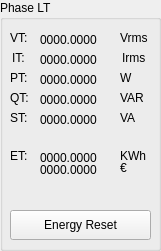
       <widget class="QGroupBox" name="groupBox_6">
        <property name="geometry">
         <rect>
          <x>490</x>
          <y>10</y>
          <width>161</width>
          <height>251</height>
         </rect>
        </property>
        <property name="title">
         <string>Phase LT</string>
        </property>
        <widget class="QLabel" name="label_45">
         <property name="geometry">
          <rect>
           <x>10</x>
           <y>30</y>
           <width>59</width>
           <height>16</height>
          </rect>
         </property>
         <property name="text">
          <string>VT:</string>
         </property>
        </widget>
        <widget class="QLabel" name="labelVTrms">
         <property name="geometry">
          <rect>
           <x>40</x>
           <y>30</y>
           <width>81</width>
           <height>20</height>
          </rect>
         </property>
         <property name="text">
          <string>0000.0000</string>
         </property>
        </widget>
        <widget class="QLabel" name="label_46">
         <property name="geometry">
          <rect>
           <x>120</x>
           <y>30</y>
           <width>41</width>
           <height>16</height>
          </rect>
         </property>
         <property name="text">
          <string>Vrms</string>
         </property>
        </widget>
        <widget class="QLabel" name="label_47">
         <property name="geometry">
          <rect>
           <x>12</x>
           <y>50</y>
           <width>59</width>
           <height>16</height>
          </rect>
         </property>
         <property name="text">
          <string>IT:</string>
         </property>
        </widget>
        <widget class="QLabel" name="label_48">
         <property name="geometry">
          <rect>
           <x>122</x>
           <y>50</y>
           <width>41</width>
           <height>16</height>
          </rect>
         </property>
         <property name="text">
          <string>Irms</string>
         </property>
        </widget>
        <widget class="QLabel" name="labelITrms">
         <property name="geometry">
          <rect>
           <x>40</x>
           <y>50</y>
           <width>81</width>
           <height>20</height>
          </rect>
         </property>
         <property name="text">
          <string>0000.0000</string>
         </property>
        </widget>
        <widget class="QLabel" name="label_49">
         <property name="geometry">
          <rect>
           <x>10</x>
           <y>70</y>
           <width>59</width>
           <height>16</height>
          </rect>
         </property>
         <property name="text">
          <string>PT:</string>
         </property>
        </widget>
        <widget class="QLabel" name="label_50">
         <property name="geometry">
          <rect>
           <x>120</x>
           <y>70</y>
           <width>41</width>
           <height>16</height>
          </rect>
         </property>
         <property name="text">
          <string>W</string>
         </property>
        </widget>
        <widget class="QLabel" name="labelPT">
         <property name="geometry">
          <rect>
           <x>40</x>
           <y>70</y>
           <width>81</width>
           <height>20</height>
          </rect>
         </property>
         <property name="text">
          <string>0000.0000</string>
         </property>
        </widget>
        <widget class="QLabel" name="label_51">
         <property name="geometry">
          <rect>
           <x>10</x>
           <y>90</y>
           <width>59</width>
           <height>16</height>
          </rect>
         </property>
         <property name="text">
          <string>QT:</string>
         </property>
        </widget>
        <widget class="QLabel" name="label_52">
         <property name="geometry">
          <rect>
           <x>10</x>
           <y>110</y>
           <width>59</width>
           <height>16</height>
          </rect>
         </property>
         <property name="text">
          <string>ST:</string>
         </property>
        </widget>
        <widget class="QLabel" name="label_53">
         <property name="geometry">
          <rect>
           <x>10</x>
           <y>148</y>
           <width>59</width>
           <height>16</height>
          </rect>
         </property>
         <property name="text">
          <string>ET:</string>
         </property>
        </widget>
        <widget class="QLabel" name="label_54">
         <property name="geometry">
          <rect>
           <x>120</x>
           <y>90</y>
           <width>41</width>
           <height>16</height>
          </rect>
         </property>
         <property name="text">
          <string>VAR</string>
         </property>
        </widget>
        <widget class="QLabel" name="label_55">
         <property name="geometry">
          <rect>
           <x>120</x>
           <y>110</y>
           <width>41</width>
           <height>16</height>
          </rect>
         </property>
         <property name="text">
          <string>VA</string>
         </property>
        </widget>
        <widget class="QLabel" name="label_56">
         <property name="geometry">
          <rect>
           <x>120</x>
           <y>148</y>
           <width>41</width>
           <height>16</height>
          </rect>
         </property>
         <property name="text">
          <string>KWh</string>
         </property>
        </widget>
        <widget class="QLabel" name="labelQT">
         <property name="geometry">
          <rect>
           <x>40</x>
           <y>90</y>
           <width>81</width>
           <height>20</height>
          </rect>
         </property>
         <property name="text">
          <string>0000.0000</string>
         </property>
        </widget>
        <widget class="QLabel" name="labelST">
         <property name="geometry">
          <rect>
           <x>40</x>
           <y>110</y>
           <width>81</width>
           <height>20</height>
          </rect>
         </property>
         <property name="text">
          <string>0000.0000</string>
         </property>
        </widget>
        <widget class="QLabel" name="labelET">
         <property name="geometry">
          <rect>
           <x>40</x>
           <y>148</y>
           <width>81</width>
           <height>20</height>
          </rect>
         </property>
         <property name="text">
          <string>0000.0000</string>
         </property>
        </widget>
        <widget class="QPushButton" name="pBEnergyResetT">
         <property name="geometry">
          <rect>
           <x>10</x>
           <y>210</y>
           <width>141</width>
           <height>30</height>
          </rect>
         </property>
         <property name="text">
          <string>Energy Reset</string>
         </property>
        </widget>
        <widget class="QLabel" name="label_67">
         <property name="geometry">
          <rect>
           <x>120</x>
           <y>160</y>
           <width>59</width>
           <height>16</height>
          </rect>
         </property>
         <property name="text">
          <string>€</string>
         </property>
        </widget>
        <widget class="QLabel" name="labelCostT">
         <property name="geometry">
          <rect>
           <x>40</x>
           <y>160</y>
           <width>81</width>
           <height>20</height>
          </rect>
         </property>
         <property name="text">
          <string>0000.0000</string>
         </property>
        </widget>
       </widget>
